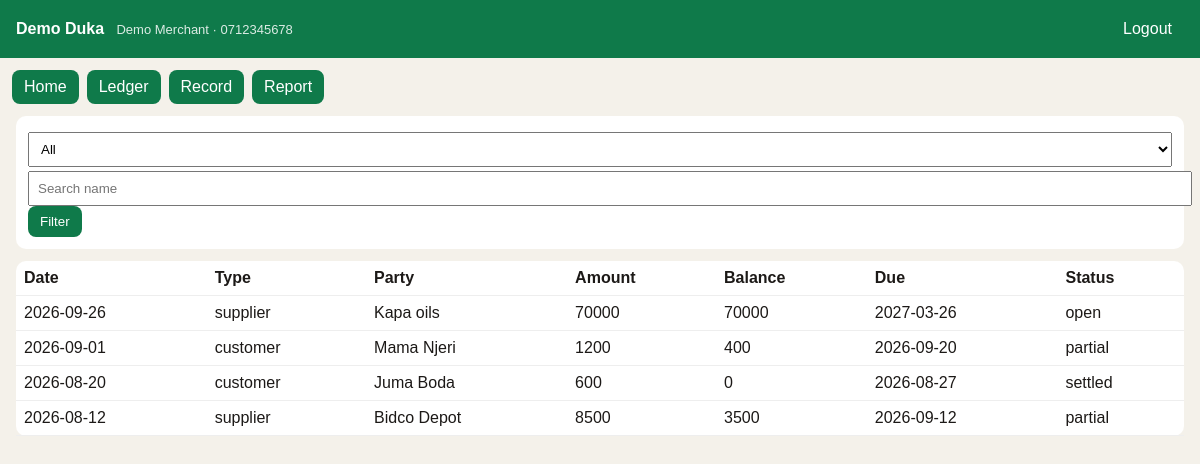
Screenshot of /ledger (signed in) with the database file from the repository.
### tables this page shows
CREATE TABLE users (
            id INTEGER PRIMARY KEY AUTOINCREMENT,
            name TEXT NOT NULL,
            shop TEXT NOT NULL,
            phone TEXT NOT NULL UNIQUE,
            pin TEXT NOT NULL,
            created_at TEXT NOT NULL
        );

CREATE TABLE transactions (
            id INTEGER PRIMARY KEY AUTOINCREMENT,
            user_id INTEGER NOT NULL,
            kind TEXT NOT NULL,
            party TEXT NOT NULL,
            amount REAL NOT NULL,
            balance REAL NOT NULL,
            tx_date TEXT NOT NULL,
            due_date TEXT,
            note TEXT,
            status TEXT NOT NULL,
            target_id INTEGER,
            FOREIGN KEY(user_id) REFERENCES users(id)
        );

### app.py (the view)
@app.route("/ledger")
@login_required
def ledger():
    user = current_user()
    kind = request.args.get("kind", "all")
    q = request.args.get("q", "").strip()
    sql = "SELECT * FROM transactions WHERE user_id=?"
    params = [user["id"]]
    if kind != "all":
        sql += " AND kind=?"
        params.append(kind)
    if q:
        sql += " AND party LIKE ?"
        params.append(f"%{q}%")
    sql += " ORDER BY tx_date DESC, id DESC"
    conn = db()
    rows = conn.execute(sql, params).fetchall()
    conn.close()
    return render_template("ledger.html", user=user, rows=rows, kind=kind, q=q)

### app.py (called while the page is built)
def db():
    conn = sqlite3.connect(DB_PATH)
    conn.row_factory = sqlite3.Row
    return conn

def login_required(fn):
    @wraps(fn)
    def wrapper(*args, **kwargs):
        if "user_id" not in session:
            return redirect(url_for("login"))
        return fn(*args, **kwargs)
    return wrapper

def current_user():
    conn = db()
    user = conn.execute("SELECT * FROM users WHERE id = ?", (session["user_id"],)).fetchone()
    conn.close()
    return user

### templates/ledger.html (shortened to what this page needs)
{% extends "base.html" %}
{% block content %}
<form class="filters" method="get">
  <select name="kind">
    <option value="all" {% if kind=='all' %}selected{% endif %}>All</option>
  </select>
  <input name="q" value="{{ q }}" placeholder="Search name" />
  <button type="submit">Filter</button>
</form>
<table>
  <thead>
    <tr><th>Date</th><th>Type</th><th>Party</th><th>Amount</th><th>Balance</th><th>Due</th><th>Status</th></tr>
  </thead>
  <tbody>
    {% for t in rows %}
    <tr>
      <td>{{ t.tx_date }}</td>
      <td>{{ t.kind }}</td>
      <td>{{ t.party }}</td>
      <td>{{ "%.0f"|format(t.amount) }}</td>
      <td>{{ "%.0f"|format(t.balance) }}</td>
      <td>{{ t.due_date or '-' }}</td>
      <td>{{ t.status }}</td>
    </tr>
    {% else %}
    <tr><td colspan="7">No records</td></tr>
    {% endfor %}
  </tbody>
</table>
{% endblock %}

### templates/base.html (shortened to what this page needs)
<!DOCTYPE html>
<html lang="en">
<head>
  <link rel="stylesheet" href="{{ url_for('static', filename='style.css') }}" />
</head>
<body>
  {% if user is defined %}
  <header class="topbar">
    <div>
      <strong>{{ user.shop }}</strong>
      <span class="muted">{{ user.name }} · {{ user.phone }}</span>
    </div>
    <a class="btn ghost" href="{{ url_for('logout') }}">Logout</a>
  </header>
  <nav class="nav">
    <a href="{{ url_for('dashboard') }}">Home</a>
    <a href="{{ url_for('ledger') }}">Ledger</a>
    <a href="{{ url_for('add') }}">Record</a>
    <a href="{{ url_for('report') }}">Report</a>
  </nav>
  {% endif %}
  <main>
    {% block content %}{% endblock %}
  </main>
</body>
</html>

### static/style.css (style rules this page uses)
body { font-family: sans-serif; margin: 0; background: #f4f1ea; color: #1c1917; }
.topbar { display: flex; justify-content: space-between; align-items: center; padding: 12px 16px; background: #0f7a4a; color: #fff; }
.muted { opacity: .85; font-size: 13px; margin-left: 8px; }
.nav { display: flex; gap: 8px; padding: 12px; }
.nav a, .btn, button { background: #0f7a4a; color: #fff; text-decoration: none; padding: 8px 12px; border-radius: 8px; border: 0; cursor: pointer; }
.btn.ghost { background: transparent; }
main { padding: 0 16px 24px; }
input, select { width: 100%; padding: 8px; margin-top: 4px; }
.score, .cards article, table, form { background: #fff; padding: 12px; border-radius: 10px; margin-bottom: 12px; }
table { width: 100%; border-collapse: collapse; }
th, td { text-align: left; padding: 8px; border-bottom: 1px solid #eee; }

### rows the page displays
users: shop "Demo Duka", name "Demo Merchant", phone "0712345678"
transactions: tx_date "2026-09-26", kind "supplier", party "Kapa oils", amount "70000", balance "70000", due_date "2027-03-26", status "open"
transactions: tx_date "2026-09-01", kind "customer", party "Mama Njeri", amount "1200", balance "400", due_date "2026-09-20", status "partial"
transactions: tx_date "2026-08-20", kind "customer", party "Juma Boda", amount "600", balance "0", due_date "2026-08-27", status "settled"
transactions: tx_date "2026-08-12", kind "supplier", party "Bidco Depot", amount "8500", balance "3500", due_date "2026-09-12", status "partial"
